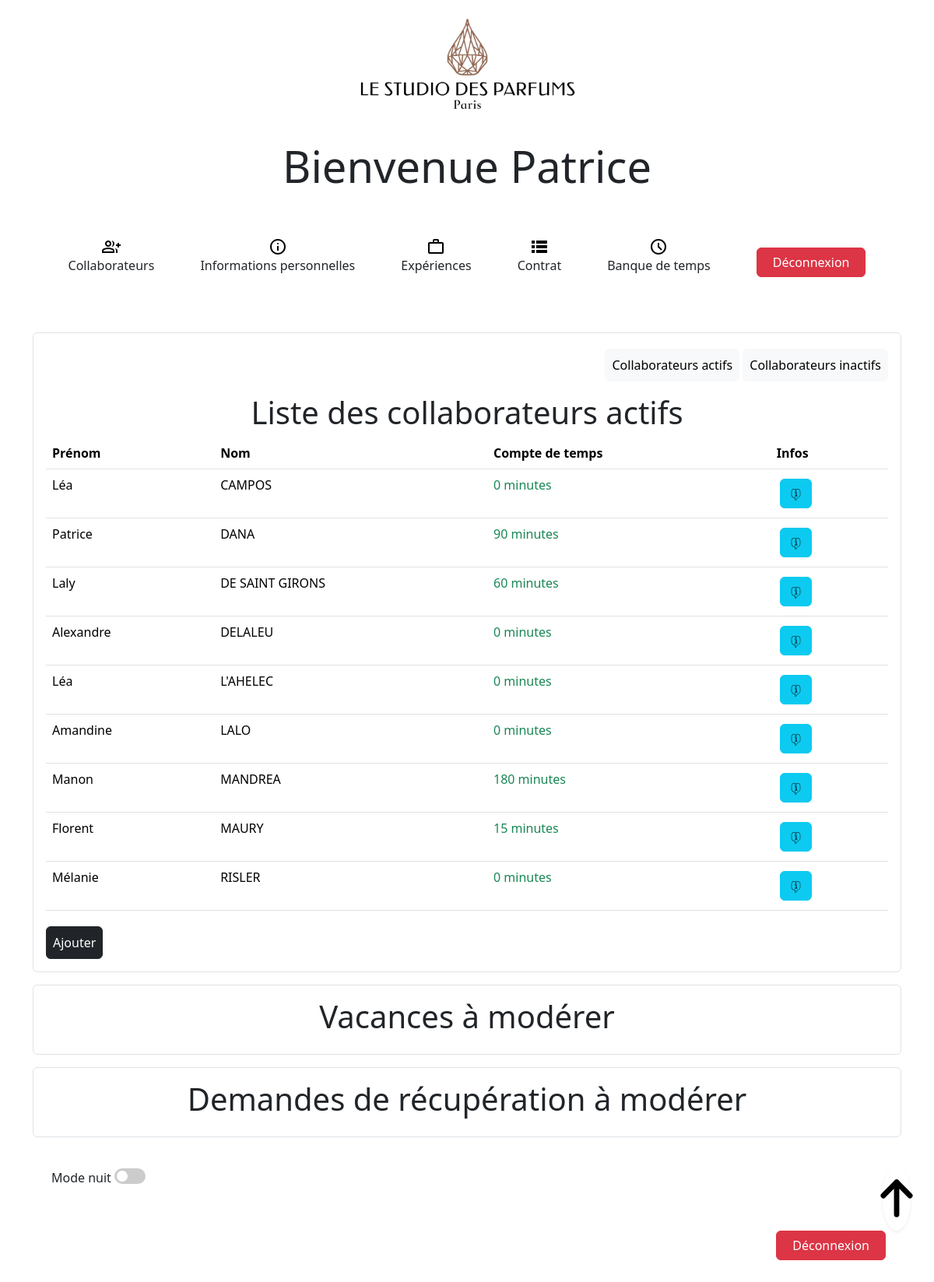
The page /index.php?page=dashboard (signed in) on the database its author committed.
### tables this page shows
CREATE TABLE `user` (
  `id` int(11) NOT NULL,
  `active` varchar(1) NOT NULL DEFAULT '1',
  `name` varchar(30) NOT NULL,
  `surname` varchar(30) NOT NULL,
  `email` text NOT NULL,
  `secret` text NOT NULL,
  `password` text NOT NULL,
  `birth_date` date DEFAULT NULL,
  `sex` varchar(5) DEFAULT NULL,
  `phone_number` varchar(10) DEFAULT NULL,
  `birth_city` text DEFAULT NULL,
  `birth_country` text DEFAULT NULL,
  `current_street_number` text DEFAULT NULL,
  `current_city_street` text DEFAULT NULL,
  `current_city` text DEFAULT NULL,
  `current_zip_code` text DEFAULT NULL,
  `current_country` text DEFAULT NULL,
  `id_number` varchar(30) DEFAULT NULL,
  `social_security_number` varchar(30) DEFAULT NULL,
  `creation_date` timestamp NOT NULL DEFAULT current_timestamp(),
  `profile_picture` varchar(255) NOT NULL,
  `curriculum_vitae` varchar(255) NOT NULL,
  `insurance_card_face` varchar(255) NOT NULL,
  `insurance_card_back` varchar(255) NOT NULL,
  `id_card_face` varchar(255) NOT NULL,
  `id_card_back` varchar(255) NOT NULL
);

CREATE TABLE `user_time_bank` (
  `user_time_bank_id` int(11) NOT NULL,
  `transport_scan` varchar(255) NOT NULL,
  `contract_transports` varchar(10) NOT NULL,
  `user_absence` float DEFAULT 0,
  `user_delay` float DEFAULT 0,
  `user_extra_time` float DEFAULT 0,
  `day_off_bank` varchar(255) DEFAULT '0',
  `day_off_response1` varchar(2) DEFAULT '0',
  `day_off1` text DEFAULT NULL,
  `day_off1_desc` text DEFAULT NULL,
  `day_off_response2` varchar(2) DEFAULT '0',
  `day_off2` date DEFAULT NULL,
  `day_off2_desc` text DEFAULT NULL,
  `day_off_response3` varchar(2) DEFAULT '0',
  `day_off3` date DEFAULT NULL,
  `day_off3_desc` text DEFAULT NULL,
  `illness_justif` text DEFAULT NULL,
  `illness_date` date DEFAULT NULL,
  `user_absence2` float DEFAULT NULL,
  `illness_justif2` text DEFAULT NULL,
  `illness_date2` date DEFAULT NULL,
  `user_absence3` float DEFAULT NULL,
  `illness_justif3` text DEFAULT NULL,
  `illness_date3` date DEFAULT NULL,
  `user_absence4` float DEFAULT NULL,
  `illness_justif4` text DEFAULT NULL,
  `illness_date4` date DEFAULT NULL,
  `planned_illness_1` float NOT NULL,
  `planned_illness_1_date` date DEFAULT NULL,
  `planned_illness_1_justif` text DEFAULT NULL,
  `planned_illness_2` float DEFAULT NULL,
  `planned_illness_2_date` date DEFAULT NULL,
  `planned_illness_2_justif` text DEFAULT NULL,
  `planned_illness_3` float DEFAULT NULL,
  `planned_illness_3_date` date DEFAULT NULL,
  `planned_illness_3_justif` text DEFAULT NULL,
  `holidays_total` tinyint(4) DEFAULT 0,
  `holidays_taken` tinyint(4) DEFAULT 0
);

### controller/controller.php (called while the page is built, shortened)
<?php
    function dashboard() {
        require('model/connectionDBModel.php');
            require('model/modifyInformationsModels/modifyHolidayRequestModel.php');
        require('view/dashboardView.php');
    };
?>

### model/connectionDBModel.php (called while the page is built, shortened)
<?php
try {
        $bdd = new PDO('mysql:host=localhost;dbname=intranet_sdp;charset=utf8', 'root', '');
} catch (Exception $e) {
        die('Erreur : ' . $e->getMessage());
};
$usersValid = $bdd->query('
        SELECT *
        FROM user
        INNER JOIN user_exp ON user.id = user_exp.user_exp_id
        INNER JOIN user_role ON user.id = user_role.user_role_id
        INNER JOIN user_time_bank ON user.id = user_time_bank.user_time_bank_id
        WHERE active = 1
        ORDER BY surname
        ');

### view/dashboardView.php (the view, shortened to what this page needs)
<?php
$req = $bdd->prepare('
    SELECT *
    FROM user
    INNER JOIN user_exp ON user.id = user_exp.user_exp_id
    INNER JOIN user_role ON user.id = user_role.user_role_id
    INNER JOIN user_time_bank ON user.id = user_time_bank.user_time_bank_id
    WHERE user.id = ?
');
$req->execute([$_SESSION['id']]);
$data = $req->fetch();
?>
<h1 class="text-center display-4 mt-3">
    Bienvenue <?= $data['name'] ?>
</h1>
<nav class="m-3 my-5 text-center">
    <ul class="d-flex justify-content-center align-items-center flex-wrap flex-sm-row">
        <?php
        if ($data['id'] == 1 || $data['id'] == 2 || $data['id'] == 3) {
        ?>
            <li id="managerViewGridButton">
                <img src="./public/assets/add.svg" alt="Ajouter">
                <p>
                    Collaborateurs
                </p>
            </li>
        <?php
        }
        ?>
        <li id="generalInfosButton">
            <img src="./public/assets/infosUser.svg" alt="Informations">
            <p>
                Informations personnelles
            </p>
        </li>
        <li id="experiencesButton">
            <img src="./public/assets/work.svg" alt="Experiences">
            <p>
                Expériences
            </p>
        </li>
        <li id="contractButton">
            <img src="./public/assets/place.svg" alt="Poste">
            <p>
                Contrat
            </p>
        </li>
        <li id="timeBankButton">
            <img src="./public/assets/time.svg" alt="Time Bank">
            <p>
                Banque de temps
            </p>
        </li>
        <li>
            <button type="button" href="" class="btn btn-danger">
                <a class="text-decoration-none text-white p-2" href="index.php?page=logout">Déconnexion</a>
            </button>
        </li>
    </ul>
</nav>
<?php
if ($data['id'] == 1 || $data['id'] == 2 || $data['id'] == 3) {
?>
    <div class="managerView" id="managerViewGrid">
        <div class="employeesList border rounded p-3 my-3">
            <div class="text-end mb-3">
                <button class="activeButton btn btn-md btn-light mt-1 p-2">Collaborateurs actifs</button>
                <button class="inactiveButton btn btn-md btn-light mt-1 p-2">Collaborateurs inactifs</button>
            </div>
            <div id="employeesList">
                <h2 class="display-6 text-center" id="collabList">Liste des collaborateurs actifs</h2>
                <div class="table-responsive">
                    <table class="table">
                        <thead>
                            <th>Prénom</th>
                            <th>Nom</th>
                            <th class="creationDate">Compte de temps</th>
                            <th>Infos</th>
                        </thead>
                        <tbody>
                            <?php
                            require('./model/connectionDBModel.php');
                            while ($user = $usersValid->fetch()) {
                            ?>
                                <tr>
                                    <td><?= $user['name'] ?></td>
                                    <td><?= strtoupper($user['surname']) ?></td>
                                    <td class="creationDate">
                                        <?php
                                        if ((floatval($user['user_extra_time'] * 60) - floatval($user['user_delay'] * 60)) >= 0) {
                                            echo '<p class="text-success">' . (floatval($user['user_extra_time'] * 60) - floatval($user['user_delay'] * 60)) . ' minutes</p>';
                                        } else {
                                            echo '<p class="text-danger">' . (floatval($user['user_extra_time'] * 60) - floatval($user['user_delay'] * 60)) . ' minutes</p>';
                                        };
                                        ?>
                                    </td>
                                    <td>
                                        <a href='index.php?page=user&id=<?= $user["id"] ?>&action=generalUserInfosButton' type="button" class="btn btn-info m-1">
                                            <img style="width: 15px" src="./public/assets/infos.svg" alt="Informations">
                                        </a>
                                    </td>
                                </tr>
                            <?php
                            }
                            ?>
                        </tbody>
                    </table>
                </div>
            </div>
                            <?php
                            require('./model/connectionDBModel.php');
                            ?>
            <button class="btn btn-md btn-dark mt-1 p-2" type="submit">
                <a href="#connect" class="nav-link" data-bs-toggle="modal" data-bs-target="#modifyAddUser">Ajouter</a>
            </button>
        </div>
        <div class="employeesList border rounded p-3 my-3">
            <h2 class="display-6 text-center" id="collabList">Vacances à modérer</h2>
        </div>
        <div class="employeesList border rounded p-3 my-3">
            <h2 class="display-6 text-center" id="collabList">Demandes de récupération à modérer</h2>
        </div>
    </div>
<?php
}
?>
<?php
require('base.php');
?>

### src/design/style.css (style rules this page uses)
ul { padding-left: 0rem !important; }
nav ul li { border-radius : 10px; padding : 10px; transition : all 0.2s ease-in-out; display : flex; flex-direction : column; justify-content: center; align-items : center; margin : 0 auto; }
#employeesList { height : 80%; overflow-y : scroll; scrollbar-width: thin; }

### rows shown on the page
user: name "Patrice", surname "DANA", user_time_bank.user_extra_time+user_delay "90"
user: name "Léa", surname "CAMPOS", user_time_bank.user_extra_time "0"
user: name "Laly", surname "DE SAINT GIRONS", user_time_bank.user_extra_time+user_delay "60"
user: name "Alexandre", surname "DELALEU", user_time_bank.user_extra_time "0"
user: name "Léa", surname "L'AHELEC", user_time_bank.user_extra_time "0"
user: name "Amandine", surname "LALO", user_time_bank.user_extra_time "0"
user: name "Manon", surname "MANDREA", user_time_bank.user_extra_time+user_delay "180"
user: name "Florent", surname "MAURY", user_time_bank.user_extra_time+user_delay "15"
user: name "Mélanie", surname "RISLER", user_time_bank.user_extra_time "0"
